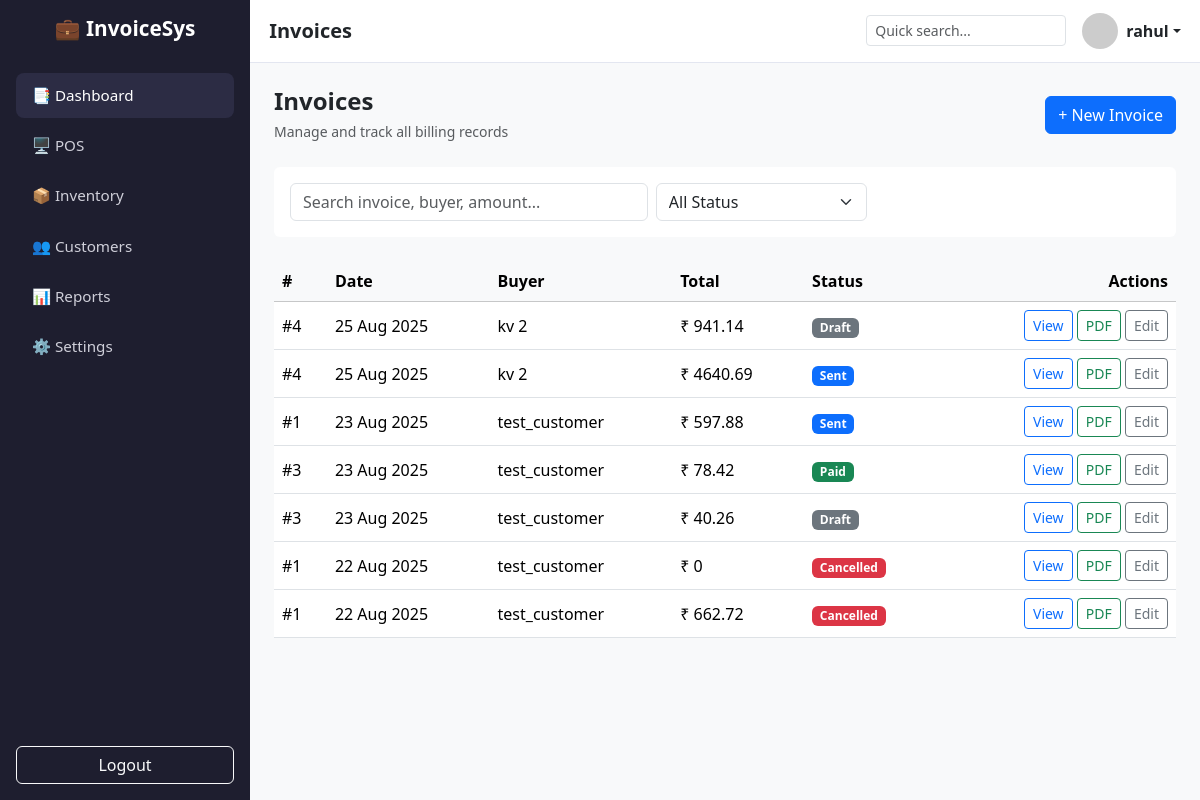
The app's page / (signed in) with its own data.
### invoices/models.py (models this page shows, shortened)
class Invoice(models.Model):
    DRAFT = 'draft'
    SENT = 'sent'
    PAID = 'paid'
    CANCELLED = 'cancelled'
    STATUS_CHOICES = [
        (DRAFT, 'Draft'),
        (SENT, 'Sent'),
        (PAID, 'Paid'),
        (CANCELLED, 'Cancelled'),
    ]
    owner = models.ForeignKey(User, on_delete=models.CASCADE, related_name='invoices')
    company = models.ForeignKey(Company, on_delete=models.PROTECT, related_name='invoices')
    customer = models.ForeignKey(Customer, on_delete=models.PROTECT, related_name='invoices')
    number = models.CharField(max_length=50)
    date = models.DateField(default=timezone.now)
    due_date = models.DateField(null=True, blank=True)
    status = models.CharField(max_length=20, choices=STATUS_CHOICES, default=DRAFT)
    notes = models.TextField(blank=True)
    supplier_ref = models.CharField(max_length=100, blank=True)
    other_ref = models.CharField(max_length=100, blank=True)
    despatch_doc_no = models.CharField(max_length=100, blank=True)
    delivery_note_date = models.DateField(null=True, blank=True)
    despatched_through = models.CharField(max_length=100, blank=True)
    destination_other = models.CharField(max_length=100, blank=True)
    created_at = models.DateTimeField(auto_now_add=True)
    updated_at = models.DateTimeField(auto_now=True)
    is_active = models.BooleanField(default=True)  # Only the latest version is active
    @property
    def subtotal(self):
        return sum(item.total_without_tax for item in self.items.all())
    @property
    def total_tax(self):
        return sum(item.tax_amount for item in self.items.all())
    @property
    def total(self):
        return round(self.subtotal + self.total_tax,2)

class Customer(models.Model):
    user = models.ForeignKey(User, on_delete=models.CASCADE, related_name='customers')
    name = models.CharField(max_length=200)
    address = models.TextField(blank=True)
    gstin = models.CharField(max_length=20, blank=True)
    state = models.CharField(max_length=100, blank=True)
    state_code = models.CharField(max_length=6, blank=True)
    phone = models.CharField(max_length=30, blank=True)
    is_active = models.BooleanField(default=True)
    def __str__(self):
        return self.name

class InvoiceItem(models.Model):
    invoice = models.ForeignKey(Invoice, on_delete=models.CASCADE, related_name='items')
    item = models.ForeignKey(Item, on_delete=models.PROTECT, null=True, blank=True)
    description = models.CharField(max_length=500)
    quantity = models.DecimalField(max_digits=10, decimal_places=2, default=1, validators=[MinValueValidator(0)])
    rate_incl_tax = models.DecimalField(max_digits=12, decimal_places=2)
    gst_rate = models.DecimalField(max_digits=5, decimal_places=2, default=18.0)
    rate_tax_ex = models.DecimalField(max_digits=12, decimal_places=2,default=0)
    discount_percent = models.DecimalField(max_digits=5, decimal_places=2, default=0)
    @property
    def price_exclusive(self):
        rate = float(self.rate_incl_tax)
        tax_factor = 1 + float(self.gst_rate or 0) / 100.0
        return rate / tax_factor
    @property
    def total_without_tax(self):
        return float(self.price_exclusive   ) * float(self.quantity) * (1 - float(self.discount_percent or 0)/100.0)
    @property
    def tax_amount(self):
        return self.total_without_tax * (float(self.gst_rate or 0)/100.0)

### invoice_app/urls.py (the view)
# urls.py: path("", dashboard, name='dashboard'),
@login_required(login_url="/login")
def dashboard(request):
    invoices = Invoice.objects.filter(owner=request.user, is_active=True).order_by('-date', '-created_at')
    return render(request, 'dashboard.html', {
        "invoices": invoices
    })

### templates/dashboard.html (shortened to what this page needs)
{% extends "base.html" %}
{% block page_title %}Invoices{% endblock %}
{% block content %}
<div class="d-flex flex-wrap justify-content-between align-items-center gap-3 mb-4">
    <div>
        <h4 class="fw-semibold mb-1">Invoices</h4>
        <small class="text-muted">Manage and track all billing records</small>
    </div>
    <a href="{% url 'pos' 'new' %}" class="btn btn-primary">
        + New Invoice
    </a>
</div>
<div class="card border-0 mb-4">
    <div class="card-body p-3">
        <div class="row g-2">
            <div class="col-12 col-md-5">
                <input type="text"
                       id="searchInput"
                       class="form-control"
                       placeholder="Search invoice, buyer, amount...">
            </div>
            <div class="col-12 col-md-3">
                <select class="form-select" id="filterStatus">
                    <option value="">All Status</option>
                </select>
            </div>
        </div>
    </div>
</div>
<div class="card border-0 d-none d-lg-block">
    <div class="table-responsive">
        <table class="table align-middle mb-0">
            <thead class="table-light">
                <tr>
                    <th>#</th>
                    <th>Date</th>
                    <th>Buyer</th>
                    <th>Total</th>
                    <th>Status</th>
                    <th class="text-end">Actions</th>
                </tr>
            </thead>
            <tbody id="invoiceTable">
                {% for invoice in invoices %}
                <tr data-status="{{ invoice.status|lower }}">
                    <td>#{{ invoice.number }}</td>
                    <td>{{ invoice.date|date:"d M Y" }}</td>
                    <td>{{ invoice.customer }}</td>
                    <td>₹ {{ invoice.total }}</td>
                    <td>
                        {% if invoice.status|lower == "draft" %}
                            <span class="badge bg-secondary">Draft</span>
                        {% elif invoice.status == "PAID" %}
                            <span class="badge bg-success">Paid</span>
                        {% elif invoice.status == "SENT" %}
                            <span class="badge bg-primary">Sent</span>
                        {% else %}
                            <span class="badge bg-danger">Cancelled</span>
                        {% endif %}
                    </td>
                    <td class="text-end">
                        <a href="{% url 'detail' invoice.id %}" class="btn btn-sm btn-outline-primary">View</a>
                        <a href="{% url 'invoice_pdf' invoice.id %}" class="btn btn-sm btn-outline-success">PDF</a>
                        <a href="{% url 'pos' invoice.id %}" class="btn btn-sm btn-outline-secondary">Edit</a>
                    </td>
                </tr>
                {% empty %}
                <tr>
                    <td colspan="6" class="text-center py-5 text-muted">
                        No invoices yet.
                    </td>
                </tr>
                {% endfor %}
            </tbody>
        </table>
    </div>
</div>
{% endblock %}

### templates/base.html (shortened to what this page needs)
{% load static %}
<!DOCTYPE html>
<html lang="en">
<head>
    <link href="https://cdn.jsdelivr.net/npm/bootstrap@5.3.2/dist/css/bootstrap.min.css" rel="stylesheet">
</head>
<body>
<aside class="sidebar d-none d-lg-flex">
    <h2>💼 InvoiceSys</h2>
    <nav class="nav flex-column">
        <a class="nav-link {% if request.resolver_match.url_name == 'dashboard' %}active{% endif %}"
           href="{% url 'dashboard' %}">📑 Dashboard</a>
        <a class="nav-link" href="{% url 'pos' 'new' %}">🖥️ POS</a>
        <a class="nav-link" href="{% url 'inventory:list' %}">📦 Inventory</a>
        <a class="nav-link" href="{% url 'customer:list' %}">👥 Customers</a>
        <a class="nav-link" href="#">📊 Reports</a>
        <a class="nav-link" href="#">⚙️ Settings</a>
    </nav>
    <div class="mt-auto">
        <a href="{% url 'logout' %}" class="btn btn-outline-light w-100">Logout</a>
    </div>
</aside>
<div class="main-wrapper">
    <header class="topbar">
        <div class="d-flex align-items-center gap-3">
            <h3 class="page-title">
                {% block page_title %}Dashboard{% endblock %}
            </h3>
        </div>
        <div class="d-flex align-items-center gap-3">
            <input type="text"
                   class="form-control form-control-sm d-none d-md-block"
                   placeholder="Quick search..."
                   style="width: 200px;">
            <div class="dropdown">
                <a href="#"
                   class="d-flex align-items-center text-dark text-decoration-none dropdown-toggle"
                   data-bs-toggle="dropdown">
                    <img src="https://ui-avatars.com/api/?name={{ request.user.username|urlencode }}"
                         class="rounded-circle me-2"
                         width="36">
                    <strong class="d-none d-md-inline">
                        {{ request.user.username }}
                    </strong>
                </a>
            </div>
        </div>
    </header>
    <main class="content">
        {% block content %}{% endblock %}
    </main>
</div>
</body>
</html>

### templates/base.html (style rules this page uses)
:root { --sidebar-bg: #1e1e2f; --sidebar-hover: #2c2c44; --primary-accent: #4e73df; }
html, body { height: 100%; font-family: "Segoe UI", Arial, sans-serif; background: #f8f9fa; }
body { display: flex; overflow: hidden; }
.sidebar { width: 250px; background: var(--sidebar-bg); color: #fff; display: flex; flex-direction: column; padding: 1rem; transition: 0.3s ease; }
.sidebar h2 { font-size: 1.3rem; font-weight: 600; text-align: center; margin-bottom: 2rem; }
.sidebar .nav-link { color: #cfcfd9; padding: 0.7rem 1rem; border-radius: 8px; margin-bottom: 5px; font-size: 0.95rem; transition: 0.2s ease; }
.sidebar .nav-link:hover, .sidebar .nav-link.active { background: var(--sidebar-hover); color: #fff; }
.main-wrapper { flex: 1; display: flex; flex-direction: column; overflow: hidden; }
.topbar { background: #fff; padding: 0.8rem 1.2rem; border-bottom: 1px solid #e3e6f0; display: flex; align-items: center; justify-content: space-between; }
.page-title { font-weight: 600; font-size: 1.25rem; margin: 0; }
.content { flex: 1; overflow-y: auto; padding: 1.5rem; }

### records on screen
Invoice: number "4", date "25 Aug 2025", customer "kv 2", total "941.14", status "Draft"
Invoice: number "4", date "25 Aug 2025", customer "kv 2", total "4640.69", status "Sent"
Invoice: number "1", date "23 Aug 2025", customer "test_customer", total "597.88", status "Sent"
Invoice: number "3", date "23 Aug 2025", customer "test_customer", total "78.42", status "Paid"
Invoice: number "3", date "23 Aug 2025", customer "test_customer", total "40.26", status "Draft"
Invoice: number "1", date "22 Aug 2025", customer "test_customer", total "0", status "Cancelled"
Invoice: number "1", date "22 Aug 2025", customer "test_customer", total "662.72", status "Cancelled"

### other values on screen
{{ request.user.username }} "rahul"
